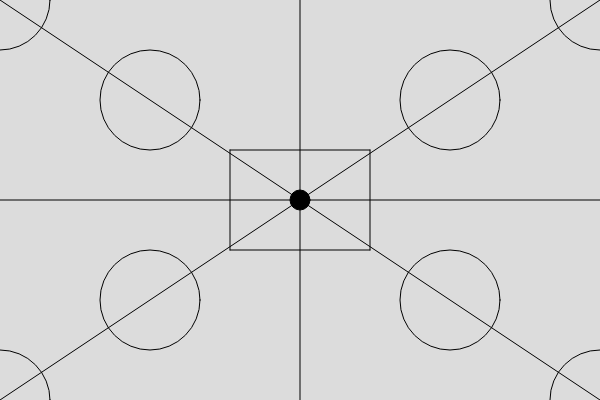
Frame 1 (no input)
Frame 60 (no input): identical to frame 1, image omitted
Frame 120 (the mouse pressed at the canvas centre since frame 60): identical to frame 1, image omitted

The p5.js sketch that drew this single still picture (run headless with seeded random() and noise() and a simulated clock; from frame 60 on, the mouse is pressed at the canvas centre):

// p5.js sketch
// ── sketch.js
function setup() {
  createCanvas(600, 400);
}

function draw() {
  background(220)
  noFill();
  
  circle(width/4,height/4,100);
  circle(width/4,height*3/4,100);
  circle(width*3/4,height/4,100);
  circle(width*3/4,height*3/4,100);
  
  line(width/2,0,width/2,height);
  line(0,height/2,width,height/2);
  circle(0,0,100); 
  circle(width,0,100);
  circle(width,height,100);
  circle(0,height,100);
  line((width/2)-70,(height/2)-50,(width/2)+70,(height/2)-50);
  line((width/2)-70,(height/2)+50,(width/2)+70,(height/2)+50);
  line((width/2)-70,(height/2)-50,(width/2)-70,(height/2)+50);
  line((width/2)+70,(height/2)-50,(width/2)+70,(height/2)+50)
  fill("black");
  circle(width/2, height/2, 20);

  line(0,0,width,height);
  line(width,0,0,height);

}
// ── style.css
body{
    font-family: Comic Sans MS;
    color: yellow;
    background-color: darkblue;
    padding: 20px;

}
